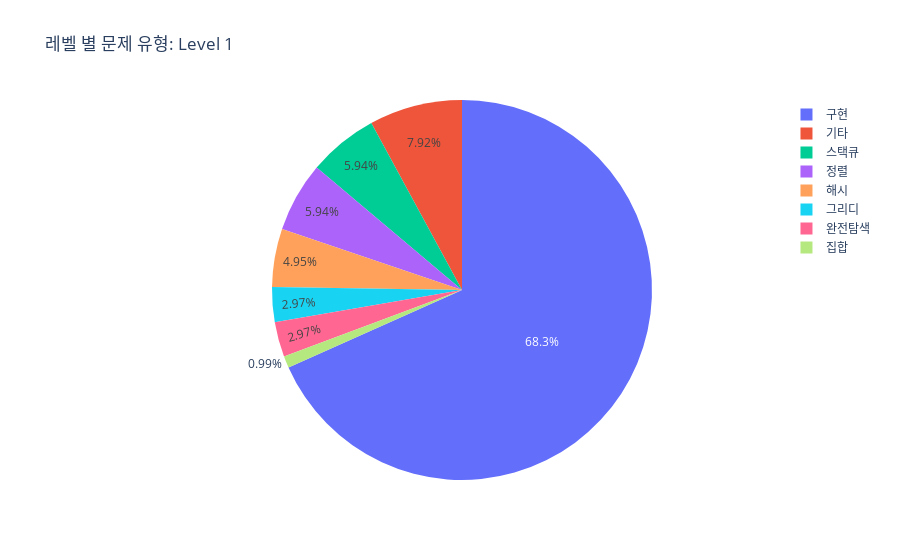

Write notebook code for a chart like this one.
### Code cell
fig_df = df[df["level"] == "level1"]
fig = px.pie(fig_df, values = "file_name", names = "problem_type", title = "레벨 별 문제 유형: Level 1")
fig.write_html("레벨_문제_유형_level1.html")
fig

### Figure 1 — Plotly figure (JSON) as saved in the notebook; plotly's stock layout.template omitted (floating-point values rounded to 4 significant figures)
{"data": [{"domain": {"x": [0, 1], "y": [0, 1]}, "hovertemplate": "problem_type=%{label}<br>file_name=%{value}<extra></extra>", "labels": ["구현", "그리디", "기타", "스택큐", "완전탐색", "정렬", "집합", "해시"], "legendgroup": "", "name": "", "showlegend": true, "type": "pie", "values": [69, 3, 8, 6, 3, 6, 1, 5]}], "layout": {"autosize": true, "legend": {"tracegroupgap": 0}, "title": {"text": "레벨 별 문제 유형: Level 1"}}}
